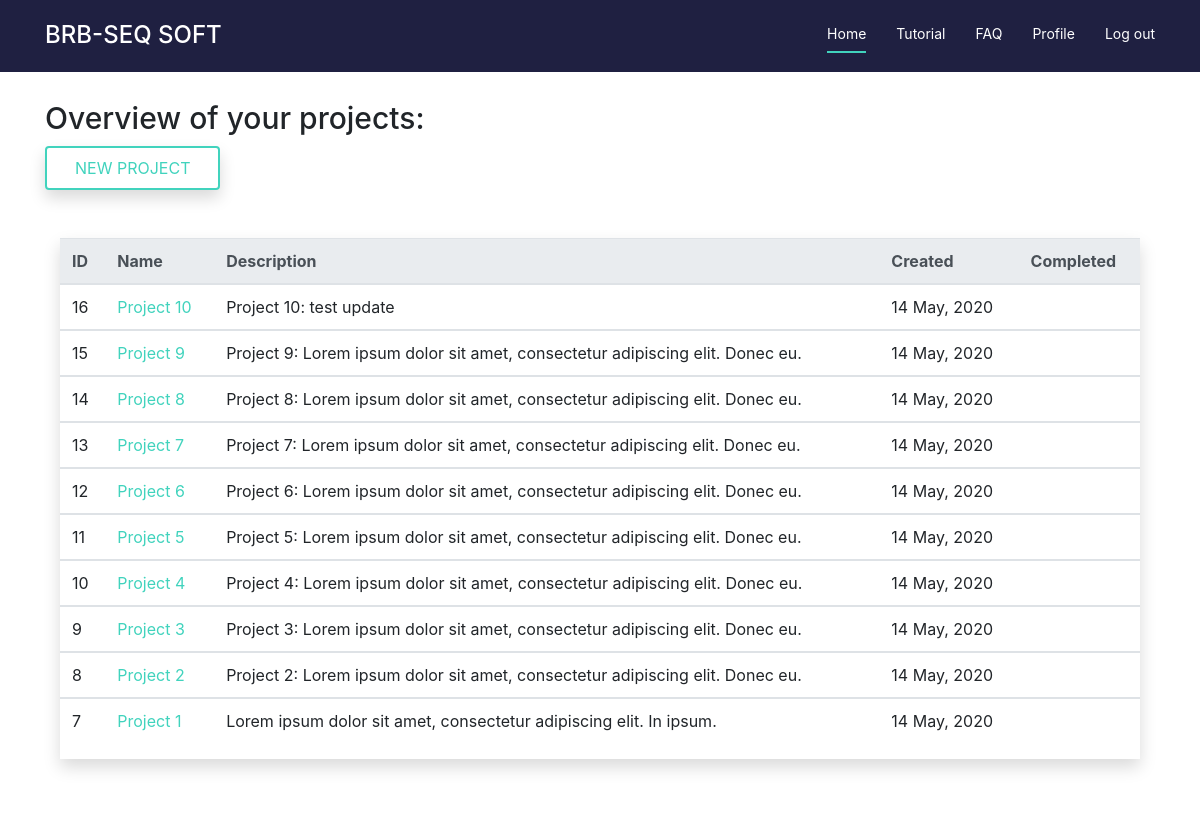
The app's page /userHome/userHome/ (signed in) with its own data.
### userHome/models.py (models this page shows, shortened)
class Project(models.Model):
	author = models.ForeignKey(User, on_delete = models.CASCADE)
	name = models.CharField(max_length = 100)
	description = models.TextField()
	date_created = models.DateTimeField(auto_now_add = True)
	date_updated = models.DateTimeField(auto_now = True)
	def get_absolute_url(self):
		return reverse('project-detail', kwargs = {'pk': self.pk})

### userHome/views.py (the view)
# urls.py: path('userHome/', ProjectListView.as_view(), name = 'user-home'),
class ProjectListView(ListView):
	model = Project
	template_name = 'userHome/home.html'
	context_object_name = 'projects'
	ordering = ['-date_created']

### userHome/templates/userHome/home.html
{% extends "userHome/base.html" %}
{% block content %}
	<h1> Overview of your projects: </h1>
	<a class="btn btn-new-project shadow mb-5" href="{% url 'project-create' %}"> New project </a>
	<div class="container">
		<div class="project-table table-responsive table-hover table-condensed shadow">
  			<table class="table">
    			<thead class="thead-light">
      				<tr>
        				<th>ID</th>
        				<th>Name</th>
        				<th>Description</th>
        				<th>Created</th>
        				<th>Completed</th>
      				</tr>
    			</thead>
    			{% for project in projects %}
					{% if project.author  == user %}
    					<tbody>
      						<tr>
        						<td>{{ project.id }}</td>
        						<td><a class="update-project" href="{{project.get_absolute_url}}">{{ project.name }}</td>
        						<td>{{ project.description }}</td>
        						<td>{{ project.date_created|date:"d F, Y"}}</td>
        						<td></td>
      						</tr>
    					</tbody>
    				{% endif %}
				{% endfor %}
  			</table>
  		</div>
	</div>
{% endblock content %}

### userHome/static/userHome/style.css (style rules this page uses)
#UI h1 { margin: 100px 0 10px 0; font-size: 30px; }
#UI .btn-new-project { float: left; text-transform: uppercase; font-size: 16px; display: inline-block; padding: 8px 28px; border-radius: 4px; transition: 0.5s; border: 2px solid #41D3BD; color: #41D3BD; }
#UI .update-project { float: left; transition: 0.5s; color: #41D3BD; }

### records on screen
Project: id "16", name "Project 10", description "Project 10: test update", date_created "14 May, 2020"
Project: id "15", name "Project 9", description "Project 9: Lorem ipsum dolor sit amet, consectetur adipiscing elit. Donec eu.", date_created "14 May, 2020"
Project: id "14", name "Project 8", description "Project 8: Lorem ipsum dolor sit amet, consectetur adipiscing elit. Donec eu.", date_created "14 May, 2020"
Project: id "13", name "Project 7", description "Project 7: Lorem ipsum dolor sit amet, consectetur adipiscing elit. Donec eu.", date_created "14 May, 2020"
Project: id "12", name "Project 6", description "Project 6: Lorem ipsum dolor sit amet, consectetur adipiscing elit. Donec eu.", date_created "14 May, 2020"
Project: id "11", name "Project 5", description "Project 5: Lorem ipsum dolor sit amet, consectetur adipiscing elit. Donec eu.", date_created "14 May, 2020"
Project: id "10", name "Project 4", description "Project 4: Lorem ipsum dolor sit amet, consectetur adipiscing elit. Donec eu.", date_created "14 May, 2020"
Project: id "9", name "Project 3", description "Project 3: Lorem ipsum dolor sit amet, consectetur adipiscing elit. Donec eu.", date_created "14 May, 2020"
Project: id "8", name "Project 2", description "Project 2: Lorem ipsum dolor sit amet, consectetur adipiscing elit. Donec eu.", date_created "14 May, 2020"
Project: id "7", name "Project 1", description "Lorem ipsum dolor sit amet, consectetur adipiscing elit. In ipsum.", date_created "14 May, 2020"
